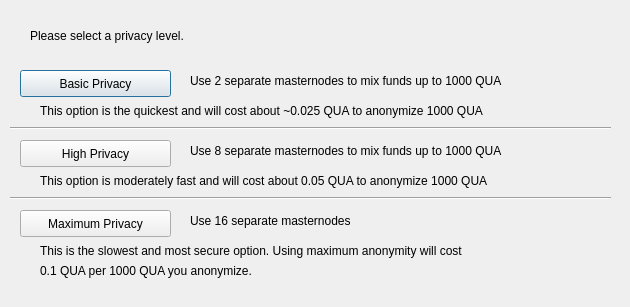
<?xml version="1.0" encoding="UTF-8"?>
<ui version="4.0">
 <class>DarksendConfig</class>
 <widget class="QDialog" name="DarksendConfig">
  <property name="geometry">
   <rect>
    <x>0</x>
    <y>0</y>
    <width>630</width>
    <height>307</height>
   </rect>
  </property>
  <property name="windowTitle">
   <string>Configure Darksend</string>
  </property>
  <widget class="QPushButton" name="buttonBasic">
   <property name="geometry">
    <rect>
     <x>20</x>
     <y>70</y>
     <width>151</width>
     <height>27</height>
    </rect>
   </property>
   <property name="text">
    <string>Basic Privacy</string>
   </property>
  </widget>
  <widget class="QPushButton" name="buttonHigh">
   <property name="geometry">
    <rect>
     <x>20</x>
     <y>140</y>
     <width>151</width>
     <height>27</height>
    </rect>
   </property>
   <property name="text">
    <string>High Privacy</string>
   </property>
  </widget>
  <widget class="QPushButton" name="buttonMax">
   <property name="geometry">
    <rect>
     <x>20</x>
     <y>210</y>
     <width>151</width>
     <height>27</height>
    </rect>
   </property>
   <property name="text">
    <string>Maximum Privacy</string>
   </property>
  </widget>
  <widget class="QLabel" name="label">
   <property name="geometry">
    <rect>
     <x>30</x>
     <y>20</y>
     <width>571</width>
     <height>31</height>
    </rect>
   </property>
   <property name="text">
    <string>Please select a privacy level.</string>
   </property>
  </widget>
  <widget class="QLabel" name="label_2">
   <property name="geometry">
    <rect>
     <x>190</x>
     <y>70</y>
     <width>421</width>
     <height>21</height>
    </rect>
   </property>
   <property name="text">
    <string>Use 2 separate masternodes to mix funds up to 1000 QUA</string>
   </property>
  </widget>
  <widget class="QLabel" name="label_3">
   <property name="geometry">
    <rect>
     <x>190</x>
     <y>140</y>
     <width>411</width>
     <height>21</height>
    </rect>
   </property>
   <property name="text">
    <string>Use 8 separate masternodes to mix funds up to 1000 QUA</string>
   </property>
  </widget>
  <widget class="QLabel" name="label_4">
   <property name="geometry">
    <rect>
     <x>190</x>
     <y>210</y>
     <width>421</width>
     <height>21</height>
    </rect>
   </property>
   <property name="text">
    <string>Use 16 separate masternodes</string>
   </property>
  </widget>
  <widget class="QLabel" name="label_6">
   <property name="geometry">
    <rect>
     <x>40</x>
     <y>100</y>
     <width>561</width>
     <height>21</height>
    </rect>
   </property>
   <property name="text">
    <string>This option is the quickest and will cost about ~0.025 QUA to anonymize 1000 QUA</string>
   </property>
  </widget>
  <widget class="QLabel" name="label_7">
   <property name="geometry">
    <rect>
     <x>40</x>
     <y>170</y>
     <width>561</width>
     <height>21</height>
    </rect>
   </property>
   <property name="text">
    <string>This option is moderately fast and will cost about 0.05 QUA to anonymize 1000 QUA</string>
   </property>
  </widget>
  <widget class="QLabel" name="label_8">
   <property name="geometry">
    <rect>
     <x>40</x>
     <y>240</y>
     <width>561</width>
     <height>21</height>
    </rect>
   </property>
   <property name="text">
    <string>This is the slowest and most secure option. Using maximum anonymity will cost</string>
   </property>
  </widget>
  <widget class="QLabel" name="label_9">
   <property name="geometry">
    <rect>
     <x>40</x>
     <y>260</y>
     <width>561</width>
     <height>21</height>
    </rect>
   </property>
   <property name="text">
    <string>0.1 QUA per 1000 QUA you anonymize.</string>
   </property>
  </widget>
  <widget class="Line" name="line">
   <property name="geometry">
    <rect>
     <x>10</x>
     <y>120</y>
     <width>601</width>
     <height>16</height>
    </rect>
   </property>
   <property name="orientation">
    <enum>Qt::Horizontal</enum>
   </property>
  </widget>
  <widget class="Line" name="line_2">
   <property name="geometry">
    <rect>
     <x>10</x>
     <y>190</y>
     <width>601</width>
     <height>16</height>
    </rect>
   </property>
   <property name="orientation">
    <enum>Qt::Horizontal</enum>
   </property>
  </widget>
 </widget>
 <resources/>
 <connections/>
</ui>
